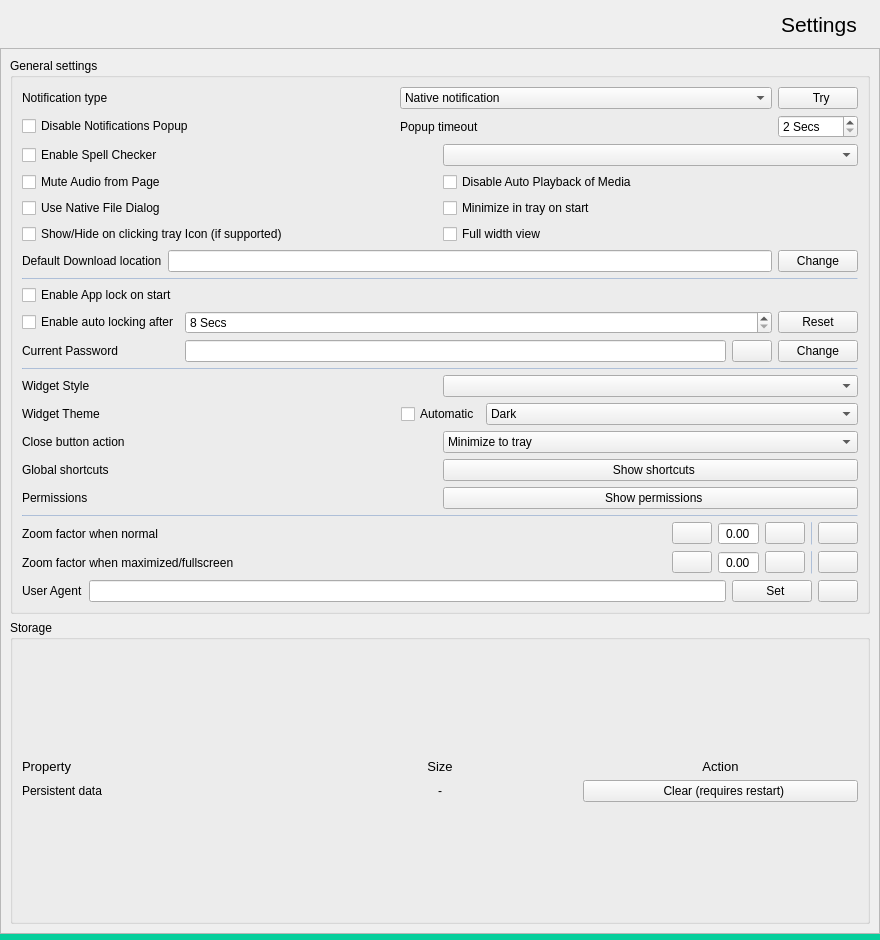
<?xml version="1.0" encoding="UTF-8"?>
<ui version="4.0">
 <class>SettingsWidget</class>
 <widget class="QWidget" name="SettingsWidget">
  <property name="geometry">
   <rect>
    <x>0</x>
    <y>0</y>
    <width>880</width>
    <height>940</height>
   </rect>
  </property>
  <property name="windowTitle">
   <string>Form</string>
  </property>
  <layout class="QVBoxLayout" name="verticalLayout">
   <property name="spacing">
    <number>0</number>
   </property>
   <property name="leftMargin">
    <number>0</number>
   </property>
   <property name="topMargin">
    <number>0</number>
   </property>
   <property name="rightMargin">
    <number>0</number>
   </property>
   <property name="bottomMargin">
    <number>0</number>
   </property>
   <item alignment="Qt::AlignTop">
    <widget class="QWidget" name="headerWidget" native="true">
     <property name="sizePolicy">
      <sizepolicy hsizetype="Preferred" vsizetype="Maximum">
       <horstretch>0</horstretch>
       <verstretch>0</verstretch>
      </sizepolicy>
     </property>
     <property name="styleSheet">
      <string notr="true"/>
     </property>
     <layout class="QHBoxLayout" name="horizontalLayout_7">
      <item>
       <widget class="QLabel" name="label_6">
        <property name="styleSheet">
         <string notr="true">background:transparent;
padding: 8px 0px 8px 8px;</string>
        </property>
        <property name="text">
         <string/>
        </property>
        <property name="pixmap">
         <pixmap resource="icons.qrc">:/icons/app/icon-48.png</pixmap>
        </property>
       </widget>
      </item>
      <item>
       <widget class="QLabel" name="label_7">
        <property name="sizePolicy">
         <sizepolicy hsizetype="Maximum" vsizetype="Preferred">
          <horstretch>0</horstretch>
          <verstretch>0</verstretch>
         </sizepolicy>
        </property>
        <property name="font">
         <font>
          <pointsize>16</pointsize>
         </font>
        </property>
        <property name="styleSheet">
         <string notr="true">QLabel{
padding: 0px 8px 0px 8px;
background:transparent;
}</string>
        </property>
        <property name="text">
         <string>Settings</string>
        </property>
        <property name="textFormat">
         <enum>Qt::PlainText</enum>
        </property>
       </widget>
      </item>
     </layout>
    </widget>
   </item>
   <item>
    <widget class="QScrollArea" name="scrollArea">
     <property name="widgetResizable">
      <bool>true</bool>
     </property>
     <widget class="QWidget" name="scrollAreaWidgetContents">
      <property name="geometry">
       <rect>
        <x>0</x>
        <y>0</y>
        <width>876</width>
        <height>854</height>
       </rect>
      </property>
      <layout class="QVBoxLayout" name="verticalLayout_5">
       <item>
        <widget class="QGroupBox" name="groupBox_8">
         <property name="title">
          <string>General settings</string>
         </property>
         <layout class="QGridLayout" name="gridLayout_4">
          <item row="8" column="0">
           <layout class="QHBoxLayout" name="horizontalLayout">
            <item>
             <widget class="QLabel" name="label_8">
              <property name="text">
               <string>Widget Style</string>
              </property>
             </widget>
            </item>
            <item>
             <widget class="QComboBox" name="styleComboBox"/>
            </item>
           </layout>
          </item>
          <item row="11" column="0">
           <widget class="Line" name="line_4">
            <property name="minimumSize">
             <size>
              <width>0</width>
              <height>1</height>
             </size>
            </property>
            <property name="maximumSize">
             <size>
              <width>16777215</width>
              <height>1</height>
             </size>
            </property>
            <property name="styleSheet">
             <string notr="true">background-color: rgba(63, 129, 216, 48);</string>
            </property>
            <property name="frameShadow">
             <enum>QFrame::Raised</enum>
            </property>
            <property name="orientation">
             <enum>Qt::Horizontal</enum>
            </property>
           </widget>
          </item>
          <item row="9" column="0">
           <layout class="QGridLayout" name="gridLayout_5">
            <item row="0" column="0">
             <widget class="QLabel" name="label_2">
              <property name="text">
               <string>Widget Theme</string>
              </property>
             </widget>
            </item>
            <item row="0" column="1">
             <widget class="QCheckBox" name="automaticThemeCheckBox">
              <property name="sizePolicy">
               <sizepolicy hsizetype="Maximum" vsizetype="Fixed">
                <horstretch>0</horstretch>
                <verstretch>0</verstretch>
               </sizepolicy>
              </property>
              <property name="toolTip">
               <string>&lt;html&gt;&lt;head/&gt;&lt;body&gt;&lt;p&gt;Based on your system timezone and location.&lt;/p&gt;&lt;/body&gt;&lt;/html&gt;</string>
              </property>
              <property name="text">
               <string>Automatic</string>
              </property>
             </widget>
            </item>
            <item row="0" column="2">
             <widget class="QComboBox" name="themeComboBox">
              <item>
               <property name="text">
                <string>Dark</string>
               </property>
               <property name="icon">
                <iconset resource="icons.qrc">
                 <normaloff>:/icons/moon-line.png</normaloff>:/icons/moon-line.png</iconset>
               </property>
              </item>
              <item>
               <property name="text">
                <string>Light</string>
               </property>
               <property name="icon">
                <iconset resource="icons.qrc">
                 <normaloff>:/icons/lightbulb-line.png</normaloff>:/icons/lightbulb-line.png</iconset>
               </property>
              </item>
             </widget>
            </item>
           </layout>
          </item>
          <item row="4" column="0">
           <widget class="Line" name="line_2">
            <property name="minimumSize">
             <size>
              <width>0</width>
              <height>1</height>
             </size>
            </property>
            <property name="maximumSize">
             <size>
              <width>16777215</width>
              <height>1</height>
             </size>
            </property>
            <property name="styleSheet">
             <string notr="true">background-color: rgba(63, 129, 216, 48);</string>
            </property>
            <property name="frameShadow">
             <enum>QFrame::Raised</enum>
            </property>
            <property name="orientation">
             <enum>Qt::Horizontal</enum>
            </property>
           </widget>
          </item>
          <item row="0" column="0">
           <layout class="QGridLayout" name="gridLayout_8">
            <item row="0" column="1">
             <widget class="QComboBox" name="notificationCombo">
              <item>
               <property name="text">
                <string>Native notification</string>
               </property>
               <property name="icon">
                <iconset resource="icons.qrc">
                 <normaloff>:/icons/categories/featured.png</normaloff>:/icons/categories/featured.png</iconset>
               </property>
              </item>
              <item>
               <property name="text">
                <string>Customized notification</string>
               </property>
               <property name="icon">
                <iconset resource="icons.qrc">
                 <normaloff>:/icons/categories/devices-and-iot.png</normaloff>:/icons/categories/devices-and-iot.png</iconset>
               </property>
              </item>
             </widget>
            </item>
            <item row="0" column="2">
             <widget class="QPushButton" name="tryNotification">
              <property name="sizePolicy">
               <sizepolicy hsizetype="Maximum" vsizetype="Fixed">
                <horstretch>0</horstretch>
                <verstretch>0</verstretch>
               </sizepolicy>
              </property>
              <property name="text">
               <string>  Try</string>
              </property>
              <property name="icon">
               <iconset resource="icons.qrc">
                <normaloff>:/icons/categories/science.png</normaloff>:/icons/categories/science.png</iconset>
              </property>
             </widget>
            </item>
            <item row="0" column="0">
             <widget class="QLabel" name="label_16">
              <property name="text">
               <string>Notification type</string>
              </property>
             </widget>
            </item>
            <item row="1" column="0">
             <widget class="QCheckBox" name="notificationCheckBox">
              <property name="text">
               <string>Disable Notifications Popup</string>
              </property>
             </widget>
            </item>
            <item row="1" column="1">
             <widget class="QLabel" name="label_14">
              <property name="text">
               <string>Popup timeout</string>
              </property>
             </widget>
            </item>
            <item row="1" column="2">
             <widget class="QSpinBox" name="notificationTimeOutspinBox">
              <property name="suffix">
               <string> Secs</string>
              </property>
              <property name="minimum">
               <number>2</number>
              </property>
              <property name="maximum">
               <number>20</number>
              </property>
             </widget>
            </item>
           </layout>
          </item>
          <item row="7" column="0">
           <widget class="Line" name="line_3">
            <property name="minimumSize">
             <size>
              <width>0</width>
              <height>1</height>
             </size>
            </property>
            <property name="maximumSize">
             <size>
              <width>16777215</width>
              <height>1</height>
             </size>
            </property>
            <property name="styleSheet">
             <string notr="true">background-color: rgba(63, 129, 216, 48);</string>
            </property>
            <property name="frameShadow">
             <enum>QFrame::Raised</enum>
            </property>
            <property name="orientation">
             <enum>Qt::Horizontal</enum>
            </property>
           </widget>
          </item>
          <item row="1" column="0">
           <layout class="QGridLayout" name="gridLayout">
            <item row="1" column="1">
             <widget class="QComboBox" name="dictComboBox">
              <property name="toolTip">
               <string>Spell checker Language</string>
              </property>
             </widget>
            </item>
            <item row="3" column="0">
             <widget class="QCheckBox" name="useNativeFileDialog">
              <property name="text">
               <string>Use Native File Dialog</string>
              </property>
             </widget>
            </item>
            <item row="2" column="0">
             <widget class="QCheckBox" name="muteAudioCheckBox">
              <property name="text">
               <string>Mute Audio from Page</string>
              </property>
             </widget>
            </item>
            <item row="2" column="1">
             <widget class="QCheckBox" name="autoPlayMediaCheckBox">
              <property name="text">
               <string>Disable Auto Playback of Media</string>
              </property>
             </widget>
            </item>
            <item row="1" column="0">
             <widget class="QCheckBox" name="enableSpellCheck">
              <property name="text">
               <string>Enable Spell Checker</string>
              </property>
             </widget>
            </item>
            <item row="3" column="1">
             <widget class="QCheckBox" name="startMinimized">
              <property name="text">
               <string>Minimize in tray on start</string>
              </property>
             </widget>
            </item>
            <item row="4" column="0">
             <widget class="QCheckBox" name="minimizeOnTrayIconClick">
              <property name="text">
               <string>Show/Hide on clicking tray Icon (if supported)</string>
              </property>
             </widget>
            </item>
            <item row="4" column="1">
             <widget class="QCheckBox" name="fullWidthViewCheckbox">
              <property name="toolTip">
               <string>Expand the view to full width of window</string>
              </property>
              <property name="text">
               <string>Full width view</string>
              </property>
             </widget>
            </item>
           </layout>
          </item>
          <item row="15" column="0">
           <layout class="QHBoxLayout" name="horizontalLayout_3">
            <item>
             <widget class="QLabel" name="label_4">
              <property name="text">
               <string>User Agent</string>
              </property>
             </widget>
            </item>
            <item>
             <widget class="QLineEdit" name="userAgentLineEdit"/>
            </item>
            <item>
             <widget class="QPushButton" name="setUserAgent">
              <property name="text">
               <string>  Set</string>
              </property>
              <property name="icon">
               <iconset resource="icons.qrc">
                <normaloff>:/icons/categories/utilities.png</normaloff>:/icons/categories/utilities.png</iconset>
              </property>
             </widget>
            </item>
            <item>
             <widget class="QPushButton" name="defaultUserAgentButton">
              <property name="toolTip">
               <string>Reset to default</string>
              </property>
              <property name="text">
               <string/>
              </property>
              <property name="icon">
               <iconset resource="icons.qrc">
                <normaloff>:/icons/arrow-go-back-line.png</normaloff>:/icons/arrow-go-back-line.png</iconset>
              </property>
             </widget>
            </item>
           </layout>
          </item>
          <item row="12" column="0">
           <layout class="QGridLayout" name="gridLayout_9">
            <item row="0" column="0">
             <layout class="QHBoxLayout" name="horizontalLayout_12">
              <property name="topMargin">
               <number>0</number>
              </property>
              <item>
               <widget class="QLabel" name="label_15">
                <property name="text">
                 <string>Zoom factor when normal</string>
                </property>
               </widget>
              </item>
              <item>
               <spacer name="horizontalSpacer">
                <property name="orientation">
                 <enum>Qt::Horizontal</enum>
                </property>
                <property name="sizeHint" stdset="0">
                 <size>
                  <width>40</width>
                  <height>20</height>
                 </size>
                </property>
               </spacer>
              </item>
              <item>
               <layout class="QHBoxLayout" name="horizontalLayout_2">
                <item>
                 <widget class="QPushButton" name="zoomMinus">
                  <property name="sizePolicy">
                   <sizepolicy hsizetype="Maximum" vsizetype="Fixed">
                    <horstretch>0</horstretch>
                    <verstretch>0</verstretch>
                   </sizepolicy>
                  </property>
                  <property name="toolTip">
                   <string>Zoom Out</string>
                  </property>
                  <property name="text">
                   <string/>
                  </property>
                  <property name="icon">
                   <iconset resource="icons.qrc">
                    <normaloff>:/icons/minus.png</normaloff>:/icons/minus.png</iconset>
                  </property>
                 </widget>
                </item>
                <item>
                 <widget class="QDoubleSpinBox" name="zoomFactorSpinBox">
                  <property name="sizePolicy">
                   <sizepolicy hsizetype="Maximum" vsizetype="Fixed">
                    <horstretch>0</horstretch>
                    <verstretch>0</verstretch>
                   </sizepolicy>
                  </property>
                  <property name="alignment">
                   <set>Qt::AlignCenter</set>
                  </property>
                  <property name="readOnly">
                   <bool>true</bool>
                  </property>
                  <property name="buttonSymbols">
                   <enum>QAbstractSpinBox::NoButtons</enum>
                  </property>
                 </widget>
                </item>
                <item>
                 <widget class="QPushButton" name="zoomPlus">
                  <property name="sizePolicy">
                   <sizepolicy hsizetype="Maximum" vsizetype="Fixed">
                    <horstretch>0</horstretch>
                    <verstretch>0</verstretch>
                   </sizepolicy>
                  </property>
                  <property name="toolTip">
                   <string>Zoom In</string>
                  </property>
                  <property name="text">
                   <string/>
                  </property>
                  <property name="icon">
                   <iconset resource="icons.qrc">
                    <normaloff>:/icons/plus.png</normaloff>:/icons/plus.png</iconset>
                  </property>
                 </widget>
                </item>
                <item>
                 <widget class="Line" name="line_5">
                  <property name="minimumSize">
                   <size>
                    <width>1</width>
                    <height>0</height>
                   </size>
                  </property>
                  <property name="maximumSize">
                   <size>
                    <width>1</width>
                    <height>16777215</height>
                   </size>
                  </property>
                  <property name="styleSheet">
                   <string notr="true">background-color: rgba(63, 129, 216, 48);</string>
                  </property>
                  <property name="frameShadow">
                   <enum>QFrame::Raised</enum>
                  </property>
                  <property name="orientation">
                   <enum>Qt::Vertical</enum>
                  </property>
                 </widget>
                </item>
                <item>
                 <widget class="QPushButton" name="zoomReset">
                  <property name="sizePolicy">
                   <sizepolicy hsizetype="Maximum" vsizetype="Fixed">
                    <horstretch>0</horstretch>
                    <verstretch>0</verstretch>
                   </sizepolicy>
                  </property>
                  <property name="toolTip">
                   <string>reset</string>
                  </property>
                  <property name="text">
                   <string/>
                  </property>
                  <property name="icon">
                   <iconset resource="icons.qrc">
                    <normaloff>:/icons/arrow-go-back-line.png</normaloff>:/icons/arrow-go-back-line.png</iconset>
                  </property>
                 </widget>
                </item>
               </layout>
              </item>
             </layout>
            </item>
            <item row="1" column="0">
             <layout class="QHBoxLayout" name="horizontalLayout_13">
              <property name="topMargin">
               <number>0</number>
              </property>
              <item>
               <widget class="QLabel" name="label_17">
                <property name="text">
                 <string>Zoom factor when maximized/fullscreen</string>
                </property>
               </widget>
              </item>
              <item>
               <spacer name="horizontalSpacer_2">
                <property name="orientation">
                 <enum>Qt::Horizontal</enum>
                </property>
                <property name="sizeHint" stdset="0">
                 <size>
                  <width>40</width>
                  <height>20</height>
                 </size>
                </property>
               </spacer>
              </item>
              <item>
               <layout class="QHBoxLayout" name="horizontalLayout_4">
                <item>
                 <widget class="QPushButton" name="zoomMinusMaximized">
                  <property name="sizePolicy">
                   <sizepolicy hsizetype="Maximum" vsizetype="Fixed">
                    <horstretch>0</horstretch>
                    <verstretch>0</verstretch>
                   </sizepolicy>
                  </property>
                  <property name="toolTip">
                   <string>Zoom Out</string>
                  </property>
                  <property name="text">
                   <string/>
                  </property>
                  <property name="icon">
                   <iconset resource="icons.qrc">
                    <normaloff>:/icons/minus.png</normaloff>:/icons/minus.png</iconset>
                  </property>
                 </widget>
                </item>
                <item>
                 <widget class="QDoubleSpinBox" name="zoomFactorSpinBoxMaximized">
                  <property name="sizePolicy">
                   <sizepolicy hsizetype="Maximum" vsizetype="Fixed">
                    <horstretch>0</horstretch>
                    <verstretch>0</verstretch>
                   </sizepolicy>
                  </property>
                  <property name="alignment">
                   <set>Qt::AlignCenter</set>
                  </property>
                  <property name="readOnly">
                   <bool>true</bool>
                  </property>
                  <property name="buttonSymbols">
                   <enum>QAbstractSpinBox::NoButtons</enum>
                  </property>
                 </widget>
                </item>
                <item>
                 <widget class="QPushButton" name="zoomPlusMaximized">
                  <property name="sizePolicy">
                   <sizepolicy hsizetype="Maximum" vsizetype="Fixed">
                    <horstretch>0</horstretch>
                    <verstretch>0</verstretch>
                   </sizepolicy>
                  </property>
                  <property name="toolTip">
                   <string>Zoom In</string>
                  </property>
                  <property name="text">
                   <string/>
                  </property>
                  <property name="icon">
                   <iconset resource="icons.qrc">
                    <normaloff>:/icons/plus.png</normaloff>:/icons/plus.png</iconset>
                  </property>
                 </widget>
                </item>
                <item>
                 <widget class="Line" name="line_6">
                  <property name="minimumSize">
                   <size>
                    <width>1</width>
                    <height>0</height>
                   </size>
                  </property>
                  <property name="maximumSize">
                   <size>
                    <width>1</width>
                    <height>16777215</height>
                   </size>
                  </property>
                  <property name="styleSheet">
                   <string notr="true">background-color: rgba(63, 129, 216, 48);</string>
                  </property>
                  <property name="frameShadow">
                   <enum>QFrame::Raised</enum>
                  </property>
                  <property name="orientation">
                   <enum>Qt::Vertical</enum>
                  </property>
                 </widget>
                </item>
                <item>
                 <widget class="QPushButton" name="zoomResetMaximized">
                  <property name="sizePolicy">
                   <sizepolicy hsizetype="Maximum" vsizetype="Fixed">
                    <horstretch>0</horstretch>
                    <verstretch>0</verstretch>
                   </sizepolicy>
                  </property>
                  <property name="toolTip">
                   <string>reset</string>
                  </property>
                  <property name="text">
                   <string/>
                  </property>
                  <property name="icon">
                   <iconset resource="icons.qrc">
                    <normaloff>:/icons/arrow-go-back-line.png</normaloff>:/icons/arrow-go-back-line.png</iconset>
                  </property>
                 </widget>
                </item>
               </layout>
              </item>
             </layout>
            </item>
           </layout>
          </item>
          <item row="10" column="0">
           <layout class="QGridLayout" name="gridLayout_6">
            <item row="0" column="1">
             <widget class="QComboBox" name="closeButtonActionComboBox">
              <item>
               <property name="text">
                <string>Minimize to tray</string>
               </property>
               <property name="icon">
                <iconset resource="icons.qrc">
                 <normaloff>:/icons/window-2-line.png</normaloff>:/icons/window-2-line.png</iconset>
               </property>
              </item>
              <item>
               <property name="text">
                <string>Quit</string>
               </property>
               <property name="icon">
                <iconset resource="icons.qrc">
                 <normaloff>:/icons/shut-down-line.png</normaloff>:/icons/shut-down-line.png</iconset>
               </property>
              </item>
             </widget>
            </item>
            <item row="1" column="0">
             <widget class="QLabel" name="label_9">
              <property name="text">
               <string>Global shortcuts</string>
              </property>
             </widget>
            </item>
            <item row="0" column="0">
             <widget class="QLabel" name="label">
              <property name="text">
               <string>Close button action</string>
              </property>
             </widget>
            </item>
            <item row="1" column="1">
             <widget class="QPushButton" name="showShortcutsButton">
              <property name="text">
               <string>  Show shortcuts</string>
              </property>
              <property name="icon">
               <iconset resource="icons.qrc">
                <normaloff>:/icons/share-forward-line.png</normaloff>:/icons/share-forward-line.png</iconset>
              </property>
             </widget>
            </item>
            <item row="2" column="0">
             <widget class="QLabel" name="label_10">
              <property name="text">
               <string>Permissions</string>
              </property>
             </widget>
            </item>
            <item row="2" column="1">
             <widget class="QPushButton" name="showPermissionsButton">
              <property name="text">
               <string>  Show permissions</string>
              </property>
              <property name="icon">
               <iconset resource="icons.qrc">
                <normaloff>:/icons/categories/security.png</normaloff>:/icons/categories/security.png</iconset>
              </property>
             </widget>
            </item>
           </layout>
          </item>
          <item row="5" column="0">
           <layout class="QGridLayout" name="gridLayout_3">
            <item row="0" column="0">
             <widget class="QCheckBox" name="applock_checkbox">
              <property name="toolTip">
               <string>&lt;html&gt;&lt;head/&gt;&lt;body&gt;&lt;p&gt;Enable lock screen.&lt;/p&gt;&lt;/body&gt;&lt;/html&gt;</string>
              </property>
              <property name="text">
               <string>Enable App lock on start</string>
              </property>
             </widget>
            </item>
            <item row="2" column="0">
             <widget class="QLabel" name="label_19">
              <property name="text">
               <string>Current Password</string>
              </property>
             </widget>
            </item>
            <item row="2" column="2">
             <widget class="QPushButton" name="chnageCurrentPasswordPushButton">
              <property name="toolTip">
               <string>Change password</string>
              </property>
              <property name="text">
               <string>Change</string>
              </property>
              <property name="icon">
               <iconset resource="icons.qrc">
                <normaloff>:/icons/categories/utilities.png</normaloff>:/icons/categories/utilities.png</iconset>
              </property>
             </widget>
            </item>
            <item row="1" column="0">
             <widget class="QCheckBox" name="appAutoLockcheckBox">
              <property name="text">
               <string>Enable auto locking after</string>
              </property>
             </widget>
            </item>
            <item row="1" column="1">
             <widget class="QSpinBox" name="autoLockDurationSpinbox">
              <property name="suffix">
               <string> Secs</string>
              </property>
              <property name="minimum">
               <number>8</number>
              </property>
              <property name="maximum">
               <number>14400</number>
              </property>
             </widget>
            </item>
            <item row="1" column="2">
             <widget class="QPushButton" name="resetAppAutoLockPushButton">
              <property name="toolTip">
               <string>Change password</string>
              </property>
              <property name="text">
               <string>Reset</string>
              </property>
              <property name="icon">
               <iconset resource="icons.qrc">
                <normaloff>:/icons/arrow-go-back-line.png</normaloff>:/icons/arrow-go-back-line.png</iconset>
              </property>
             </widget>
            </item>
            <item row="2" column="1">
             <layout class="QHBoxLayout" name="horizontalLayout_5">
              <item>
               <widget class="QLineEdit" name="current_password">
                <property name="text">
                 <string/>
                </property>
                <property name="echoMode">
                 <enum>QLineEdit::Password</enum>
                </property>
                <property name="readOnly">
                 <bool>true</bool>
                </property>
               </widget>
              </item>
              <item>
               <widget class="QPushButton" name="viewPassword">
                <property name="sizePolicy">
                 <sizepolicy hsizetype="Maximum" vsizetype="Fixed">
                  <horstretch>0</horstretch>
                  <verstretch>0</verstretch>
                 </sizepolicy>
                </property>
                <property name="toolTip">
                 <string>View password</string>
                </property>
                <property name="text">
                 <string/>
                </property>
                <property name="icon">
                 <iconset resource="icons.qrc">
                  <normaloff>:/icons/eye-line.png</normaloff>:/icons/eye-line.png</iconset>
                </property>
               </widget>
              </item>
             </layout>
            </item>
           </layout>
          </item>
          <item row="3" column="0">
           <layout class="QGridLayout" name="gridLayout_7">
            <item row="0" column="1">
             <widget class="QLineEdit" name="defaultDownloadLocation">
              <property name="readOnly">
               <bool>true</bool>
              </property>
             </widget>
            </item>
            <item row="0" column="0">
             <widget class="QLabel" name="label_18">
              <property name="text">
               <string>Default Download location</string>
              </property>
             </widget>
            </item>
            <item row="0" column="2">
             <widget class="QPushButton" name="changeDefaultDownloadLocationPb">
              <property name="sizePolicy">
               <sizepolicy hsizetype="Maximum" vsizetype="Fixed">
                <horstretch>0</horstretch>
                <verstretch>0</verstretch>
               </sizepolicy>
              </property>
              <property name="toolTip">
               <string>Change Download Location</string>
              </property>
              <property name="text">
               <string>Change</string>
              </property>
              <property name="icon">
               <iconset resource="icons.qrc">
                <normaloff>:/icons/folder-download-line.png</normaloff>:/icons/folder-download-line.png</iconset>
              </property>
             </widget>
            </item>
           </layout>
          </item>
         </layout>
        </widget>
       </item>
       <item>
        <widget class="QGroupBox" name="groupBox_7">
         <property name="title">
          <string>Storage </string>
         </property>
         <layout class="QVBoxLayout" name="verticalLayout_3">
          <item>
           <layout class="QGridLayout" name="gridLayout_2">
            <item row="0" column="0">
             <widget class="QLabel" name="label_11">
              <property name="sizePolicy">
               <sizepolicy hsizetype="Preferred" vsizetype="Maximum">
                <horstretch>0</horstretch>
                <verstretch>0</verstretch>
               </sizepolicy>
              </property>
              <property name="font">
               <font>
                <pointsize>10</pointsize>
                <italic>false</italic>
               </font>
              </property>
              <property name="text">
               <string>Property</string>
              </property>
             </widget>
            </item>
            <item row="1" column="2">
             <widget class="QPushButton" name="deletePersistentData">
              <property name="text">
               <string>  Clear (requires restart)</string>
              </property>
              <property name="icon">
               <iconset resource="icons.qrc">
                <normaloff>:/icons/delete-bin-3-line.png</normaloff>:/icons/delete-bin-3-line.png</iconset>
              </property>
             </widget>
            </item>
            <item row="1" column="0">
             <widget class="QLabel" name="label_5">
              <property name="toolTip">
               <string>&lt;html&gt;&lt;head/&gt;&lt;body&gt;&lt;p&gt;Persistent data includes persistent cookies, HTML5 local storage, and visited links.&lt;/p&gt;&lt;/body&gt;&lt;/html&gt;</string>
              </property>
              <property name="text">
               <string>Persistent data</string>
              </property>
             </widget>
            </item>
            <item row="1" column="1">
             <widget class="QLabel" name="cookieSize">
              <property name="text">
               <string>-</string>
              </property>
              <property name="alignment">
               <set>Qt::AlignCenter</set>
              </property>
             </widget>
            </item>
            <item row="0" column="1">
             <widget class="QLabel" name="label_12">
              <property name="sizePolicy">
               <sizepolicy hsizetype="Preferred" vsizetype="Maximum">
                <horstretch>0</horstretch>
                <verstretch>0</verstretch>
               </sizepolicy>
              </property>
              <property name="font">
               <font>
                <pointsize>10</pointsize>
                <italic>false</italic>
               </font>
              </property>
              <property name="text">
               <string>Size</string>
              </property>
              <property name="alignment">
               <set>Qt::AlignCenter</set>
              </property>
             </widget>
            </item>
            <item row="0" column="2">
             <widget class="QLabel" name="label_13">
              <property name="sizePolicy">
               <sizepolicy hsizetype="Preferred" vsizetype="Maximum">
                <horstretch>0</horstretch>
                <verstretch>0</verstretch>
               </sizepolicy>
              </property>
              <property name="font">
               <font>
                <pointsize>10</pointsize>
                <italic>false</italic>
               </font>
              </property>
              <property name="text">
               <string>Action</string>
              </property>
              <property name="alignment">
               <set>Qt::AlignCenter</set>
              </property>
             </widget>
            </item>
           </layout>
          </item>
         </layout>
        </widget>
       </item>
      </layout>
     </widget>
    </widget>
   </item>
   <item>
    <widget class="QWidget" name="bottomLine" native="true">
     <property name="minimumSize">
      <size>
       <width>6</width>
       <height>0</height>
      </size>
     </property>
     <property name="maximumSize">
      <size>
       <width>16777215</width>
       <height>6</height>
      </size>
     </property>
     <property name="styleSheet">
      <string notr="true">background-color: rgb(6, 207, 156);</string>
     </property>
     <layout class="QVBoxLayout" name="verticalLayout_4"/>
    </widget>
   </item>
  </layout>
 </widget>
 <resources>
  <include location="icons.qrc"/>
 </resources>
 <connections/>
</ui>
